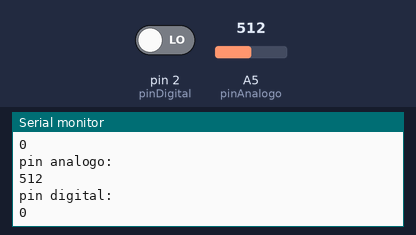
Recording of a sketch running on a simulated Arduino Uno, built with avr-gcc and run on an emulated ATmega328P. Shown: the last lines printed to the serial monitor. The test bench sets the inputs (shaded band); at power-on: A5 (pinAnalogo) = 512, pin 2 (pinDigital) LOW.

Above: at 1.2 s.
1.3 s: A5 (pinAnalogo) set to 716
At 1.58 s:
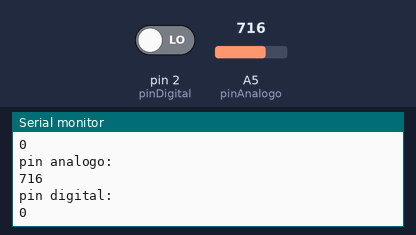
2.8 s: pin 2 (pinDigital) driven HIGH
At 2.98 s:
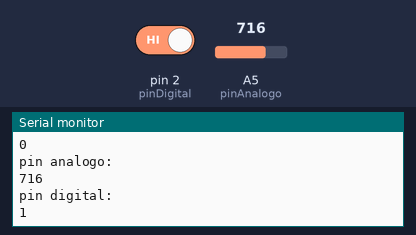
4.3 s: A5 (pinAnalogo) set to 900
At 4.59 s:
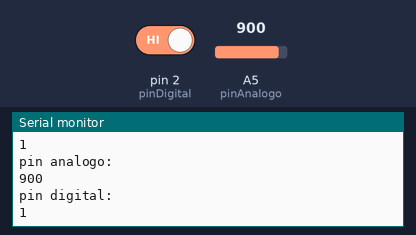
Timing chart, 0 to 7.3 s (numbered marks = the images above; inputs shaded):
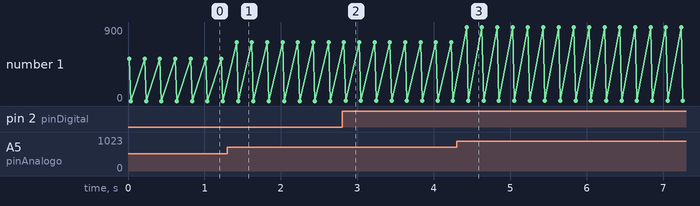

The sketch:

test_sensor_humedad_suelo.lnk.ino
```cpp
const int pinAnalogo = A5;
const int pinDigital = 2;

void setup() {
  // put your setup code here, to run once:
  Serial.begin(9600);
}

void loop() {

  int valorPinAnalogo = analogRead(pinAnalogo);
  int valorPinDigital = digitalRead(pinDigital);

  // put your main code here, to run repeatedly:
  Serial.println("pin analogo: ");
  Serial.println(valorPinAnalogo);
  Serial.println("pin digital: ");
  Serial.println(valorPinDigital);

  delay(200);
}
```

Measured:
- after the input at 1.3 s, the serial monitor: prints a new line after 0.12 s (image 1)
- after the input at 2.8 s, the serial monitor: prints a new line after 0.05 s (image 2)
- after the input at 4.3 s, the serial monitor: prints a new line after 0.13 s (image 3)
- plotted number 1: 0 → 1 after the input at 2.8 s
